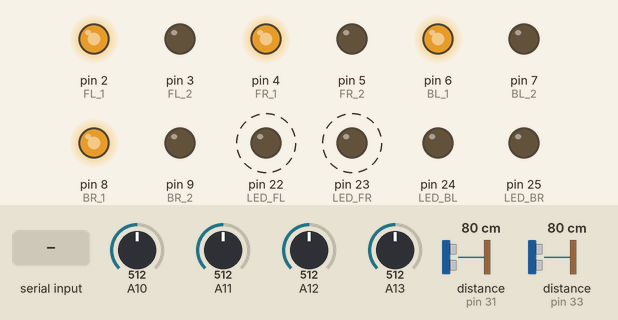
A sketch run on a simulated Arduino Mega 2560, built with avr-gcc and run on an emulated ATmega2560. Parts: output pins drawn as LEDs (lit = HIGH). Wiring (inferred from the names in the program): 2 × ultrasonic range finder: trigger pin 30, echo pin 31 / trigger pin 32, echo pin 33. Dashed ring = blinking. Inputs (shaded band) come from the test bench; at power-on: distance to the obstacle (sensors on pin 31, pin 33) 80 cm, A10 = 512, A11 = 512, A12 = 512, A13 = 512. The echo pulse lasts 58.3 µs per cm; pins used as bus, display or sensor lines are not drawn; what the sketch prints to the serial monitor is not drawn.

Above: at 0.61 s.
1.3 s: "b" received over the second serial link
At 1.82 s:
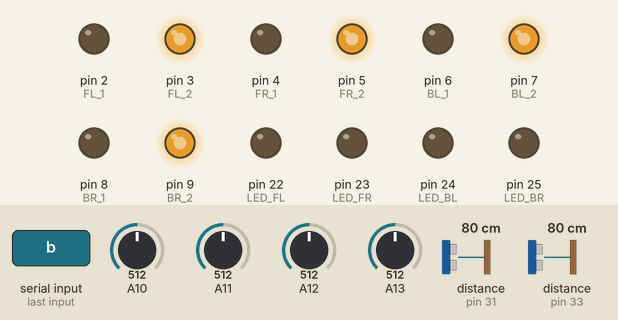
4.3 s: "r" received over the second serial link
At 4.66 s:
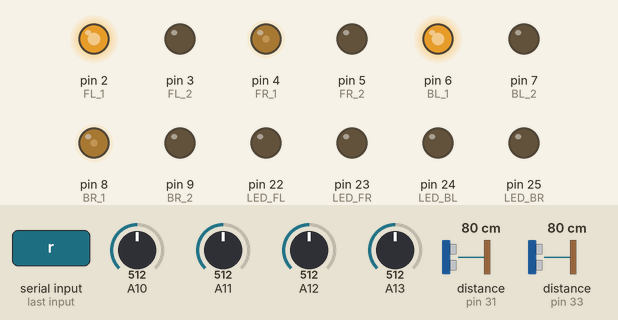
7.3 s: "s" received over the second serial link
At 7.5 s:
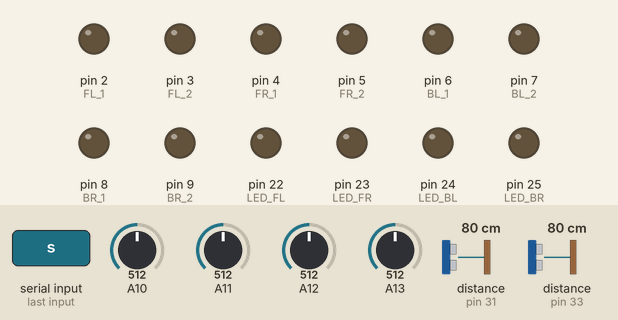
10.3 s: "l" received over the second serial link
At 10.51 s:
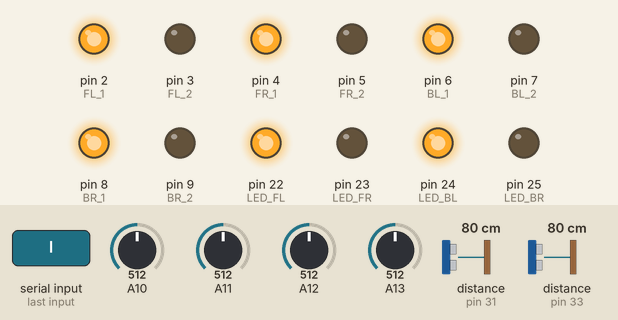
13.3 s: distance to the obstacle (sensor on pin 31) set to 12 cm
16.3 s: distance to the obstacle (sensor on pin 31) set to 9 cm
At 17.1 s:
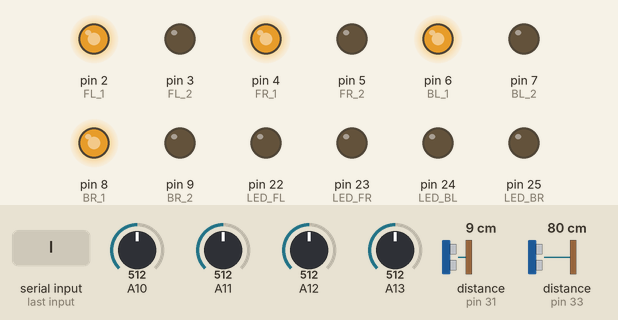
Timing chart, 0 to 18.8 s (numbered marks = the images above; inputs shaded):
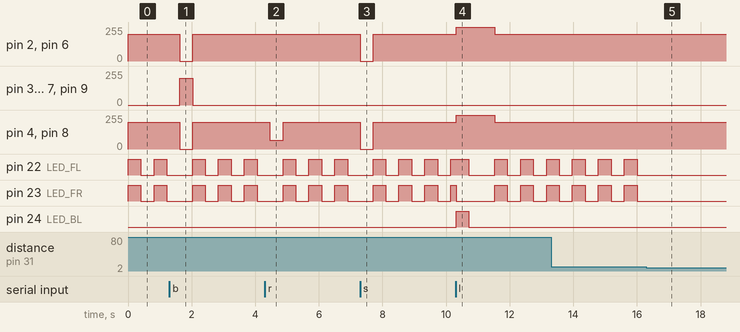

Measured:
- the behaviour switches between 11 and 10 cm on distance to the obstacle (sensor on pin 31) (found by bisection; images 4 and 5)
- after the input at 1.3 s, pin 2 (FL_1), pin 4 (FR_1), pin 6 (BL_1), pin 8 (BR_1): 200/255 → 0/255 after 0.32 s, → 200/255 0.41 s later; pin 3 (FL_2), pin 5 (FR_2), pin 7 (BL_2), pin 9 (BR_2): 0/255 → 200/255 after 0.32 s, → 0/255 0.41 s later
- after the input at 4.3 s, pin 4 (FR_1), pin 8 (BR_1): 200/255 → 66/255 after 0.16 s, → 200/255 0.41 s later
- after the input at 7.3 s, pin 2 (FL_1), pin 4 (FR_1), pin 6 (BL_1), pin 8 (BR_1): 200/255 → 0/255 at once, → 200/255 0.41 s later
- after the input at 10.3 s, pin 2 (FL_1), pin 4 (FR_1), pin 6 (BL_1), pin 8 (BR_1): 200/255 → 255/255 at once, → 200/255 1.2 s later; pin 24 (LED_BL): LOW → HIGH at once, → LOW 0.40 s later
- after the input at 16.3 s, pin 22 (LED_FL), pin 23 (LED_FR): stops changing and stays LOW
- by itself, pin 22 (LED_FL), pin 23 (LED_FR): alternates HIGH for 0.41 s and LOW for 0.41 s

The sketch:

carvisMain.ino
```cpp
#define FL_1 2
#define FL_2 3
#define FR_1 4
#define FR_2 5
#define BL_1 6
#define BL_2 7
#define BR_1 8
#define BR_2 9

#define LED_FL 22
#define LED_FR 23
#define LED_BL 24
#define LED_BR 25

#define Front_Left_Ir  26      //왼쪽 앞 IR센서 26핀 설정
#define Front_Right_Ir 27    //오른쪽 앞 IR센서 27핀 설정
#define Back_Left_Ir   28      //왼쪽 뒤 IR센서 28핀 설정
#define Back_Right_Ir  29      //오른쪽 뒤 IR센서 29핀 설정

#define Front_Trig 30         //Front_Trig 30번핀으로 설정.
#define Front_Echo 31         //Front_Echo 31번핀으로 설정.
#define Back_Trig  32          //Back_Trig 32번핀으로 설정.
#define Back_Echo  33          //Back_Echo 33번핀으로 설정.

#include <SoftwareSerial.h>

static char isTurnLight = 1;
// 초음파 센서

float F_S = 0,B_S = 0;
//F_S:앞쪽 초음파센서의 값을 받아오는 변수
//B_S:뒤쪽 초음파센서의 값을 받아오는 변수
void F_Sonic()                        //거리값을 받아올 함수.
{
   float Front_Length = 0;            //앞쪽 초음파의 송수신 길이를 저장하는 변수 선언
   //Front_Trig 신호 발생 (10us)
   digitalWrite(Front_Trig,LOW);
   delayMicroseconds(2);
   digitalWrite(Front_Trig,HIGH);
   delayMicroseconds(10);
   digitalWrite(Front_Trig,LOW);

   //Front_Echo 신호 입력
   Front_Length = pulseIn(Front_Echo, HIGH);  //pulseIn 함수를 통해 echo핀에 초음파가 돌아오는 시간을 측정

   //입력받은 신호를 거리로 계산
   F_S = Front_Length * 17 / 1000;
}

void B_Sonic()                        //거리값을 받아올 함수.
{
   float Back_Length = 0;             //뒤쪽 초음파의 송수신 길이를 저장하는 변수 선언
   //Back_Trig 신호 발생 (10us)
   digitalWrite(Back_Trig,LOW);
   delayMicroseconds(2);
   digitalWrite(Back_Trig,HIGH);
   delayMicroseconds(10);
   digitalWrite(Back_Trig,LOW);

   //Back_Echo 신호 입력
   Back_Length = pulseIn(Back_Echo, HIGH);     //pulseIn 함수를 통해 Back_Echo핀에 초음파가 돌아오는 시간을 측정

   //입력받은 신호를 거리로 계산
   B_S = Back_Length * 17 / 1000;
}


//IR센서

float F_L,F_R,B_L,B_R = 0;
//F_L : 왼쪽 앞 IR센서 측정값 받는 변수
//F_R : 오른쪽 앞 IR센서 측정값 받는 변수
//B_L : 왼쪽 뒤 IR센서 측정값 받는 변수
//B_R : 오른쪽 뒤 IR센서 측정값 받는 변수

void F_L_IR()                   //왼쪽 앞 IR센서의 측정값 저장하는 함수
{
  float Front_Left_data = 0;      //IR센서로 부터 측정값 읽는 변수 선언

  //적외선 거리 센서로 부터 측정값을 읽어온다
  Front_Left_data = analogRead(Front_Left_Ir);
  //측정값을 통해 거리를 계산

  F_L = 10650.08 * pow(Front_Left_data,-0.935) - 10;  //단위는 cm
}

void F_R_IR()                   //왼쪽 앞 IR센서의 측정값 저장하는 함수
{
  float Front_Right_data = 0;      //IR센서로 부터 측정값 읽는 변수 선언

  //적외선 거리 센서로 부터 측정값을 읽어온다
  Front_Right_data = analogRead(Front_Right_Ir);
  //측정값을 통해 거리를 계산
  F_R = 10650.08 * pow(Front_Right_data,-0.935) - 10;  //단위는 cm
}

void B_L_IR()                   //왼쪽 앞 IR센서의 측정값 저장하는 함수
{
  float Back_Left_data = 0;      //IR센서로 부터 측정값 읽는 변수 선언

  //적외선 거리 센서로 부터 측정값을 읽어온다
  Back_Left_data = analogRead(Back_Left_Ir);
  //측정값을 통해 거리를 계산

  B_L = 10650.08 * pow(Back_Left_data,-0.935) - 10;  //단위는 cm
}

void B_R_IR()                   //왼쪽 앞 IR센서의 측정값 저장하는 함수
{
  float Back_Right_data = 0;      //IR센서로 부터 측정값 읽는 변수 선언

  //적외선 거리 센서로 부터 측정값을 읽어온다
  Back_Right_data = analogRead(Back_Right_Ir);
  //측정값을 통해 거리를 계산
  B_R = 10650.08 * pow(Back_Right_data,-0.935) - 10;  //단위는 cm
}

// 모터
// 구동 바퀴 위치
// 첫 번째의 F(front)와 B(back)은 앞바퀴, 뒷바퀴
// 두 번째의 L(left)와 R(right)은 왼쪽바퀴, 오른쪽바퀴

// 회전 방향
// 세 번째의 1은 전진, 2는 후진

void offLED(){
  digitalWrite(LED_FL, LOW);
  digitalWrite(LED_FR, LOW);
  digitalWrite(LED_BL, LOW);
  digitalWrite(LED_BR, LOW);
  delay(400);
}

void moveFront() {
  digitalWrite(LED_FL, 1);
  digitalWrite(LED_FR, 1);
  digitalWrite(LED_BL, LOW);
  digitalWrite(LED_BR, LOW);
  analogWrite(FL_1, 200);
  analogWrite(FR_1, 200);
  analogWrite(BL_1, 200);
  analogWrite(BR_1, 200);
  analogWrite(FL_2, 0);
  analogWrite(FR_2, 0);
  analogWrite(BL_2, 0);
  analogWrite(BR_2, 0);
}

void moveLeft() {
  digitalWrite(LED_FL, isTurnLight);
  digitalWrite(LED_BL, isTurnLight);
  digitalWrite(LED_FR, LOW);
  digitalWrite(LED_BR, LOW);
  digitalWrite(BL_1, 200/3);
  digitalWrite(FL_1, 200/3);
  digitalWrite(BR_1, 200);
  digitalWrite(FR_1, 200);
  digitalWrite(BL_2, 0);
  digitalWrite(FL_2, 0);
  digitalWrite(BR_2, 0);
  digitalWrite(FR_2, 0);
  delay(400);
}

void moveRight() {
  digitalWrite(LED_FR, isTurnLight);
  digitalWrite(LED_BR, isTurnLight);
  digitalWrite(LED_FL, LOW);
  digitalWrite(LED_BL, LOW);
  analogWrite(BR_1, 200/3);
  analogWrite(FR_1, 200/3);
  analogWrite(BL_1, 200);
  analogWrite(FL_1, 200);
  analogWrite(BR_2, 0);
  analogWrite(FR_2, 0);
  analogWrite(BL_2, 0);
  analogWrite(FL_2, 0);
}

void moveBack() {
  digitalWrite(LED_BL, 1);
  digitalWrite(LED_BR, 1);
  digitalWrite(LED_FL, LOW);
  digitalWrite(LED_FR, LOW);
  analogWrite(FL_2, 200);
  analogWrite(FR_2, 200);
  analogWrite(BL_2, 200);
  analogWrite(BR_2, 200);
  analogWrite(FL_1, 0);
  analogWrite(FR_1, 0);
  analogWrite(BL_1, 0);
  analogWrite(BR_1, 0);
}

void StopMotor(){
  for(int i=0;i<8;i++){
    digitalWrite(i+2, LOW);
  }
}


//블루투스
int mode;

void BT(){
  if (Serial1.available()) {
    char bt_value = Serial1.read(); // 앞 : g / 뒤 : b / 좌 : l / 우 : r / 정지 : s
    switch(bt_value){
      case 'g':
        mode = 1;
        // 앞으로가는 모드
        break;
      case 'b':
        mode = 2;
        // 뒤로가는 모드
        break;
      case 'l':
        mode = 3;
        // 왼쪽으로 가는 모드
        break;
      case 'r':
        mode = 4;
        // 오른쪽으로 가는 모드
        break;
      case 's':
        mode = 5;
        // 모드를 바꾸는 모드
        break;
    }
  }
  else mode = 0;
}

void setup() {
  Serial.begin(9600);
  Serial1.begin(9600);
  //Serial1 == 18 19번핀
  for(int i=2;i<10;i++){
    pinMode(i, OUTPUT);
  }
  for(int i=22;i<26;i++){
    pinMode(i, OUTPUT);
  }
  for(int i=26;i<30;i++){
    pinMode(i, INPUT);
  }
  pinMode(Front_Trig,OUTPUT);
  pinMode(Front_Echo, INPUT);
  pinMode(Back_Trig,OUTPUT);
  pinMode(Back_Echo, INPUT);
  Serial.println("CARVIS START!");
}
static unsigned long curr_m,prev_m=0;

void loop() {

  curr_m = millis();
  if(curr_m - prev_m > 400){
    prev_m = curr_m;
    if(isTurnLight == 0){
      isTurnLight = 1;
    }
    else{
      offLED();
      isTurnLight = 0;
    }
  }
    BT();
    if(mode == 0){
      F_Sonic();
      B_Sonic();
      F_L_IR();
      F_R_IR();
      B_L_IR();
      B_R_IR();

      if(F_S < 10){ // 앞족에서 거리에 물체가 감지 되면
        if(F_L < 10 && F_R < 10 ){ // 앞쪽 양측에서 물체가 감지 되면
          if(B_L > 10){ // 왼쪽 뒤에 물체가 감지 되지 않으면
            moveRight();
            delay(5);
            moveBack();
            delay(5);
          }
          else if(B_R > 10){  // 오른쪽 뒤에 물체가 감지 되지 않으면
            moveLeft();
            delay(5);
            moveBack();
            delay(5);
          }
          else //둘다 물체가 감지되면
          {
            if(B_S < 5) // 더이상 뒤로 갈 수 없으면
            moveFront();
            else
            moveBack();
          }

        }
        else if(F_L < 10){ // 좌측에만 물체가 감지 되면
            moveRight(); // 우회전
        }
        else if(F_R < 10){ // 우측에만 물체가 감지 되면
            moveLeft(); // 좌회전
        }
      }
      else{
        moveFront();
      }
    }
    else{
      switch (mode)
      {
      case 1:
        moveFront();
        offLED();
        break;
      case 2:
        moveBack();
        offLED();
        break;
      case 3:
        moveLeft();
        offLED();
        break;
      case 4:
        moveRight();
        offLED();
        break;
      case 5:
        StopMotor();
        offLED();
        break;
      }
    }
}
```
